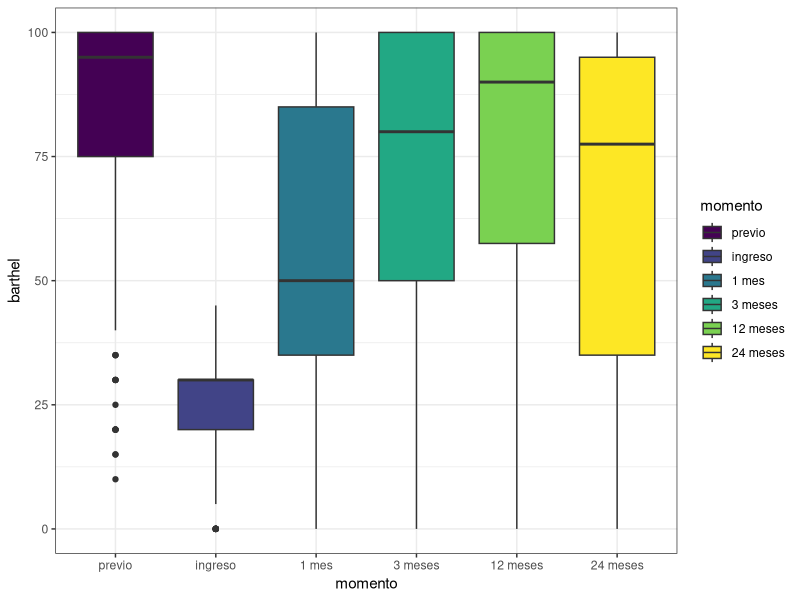
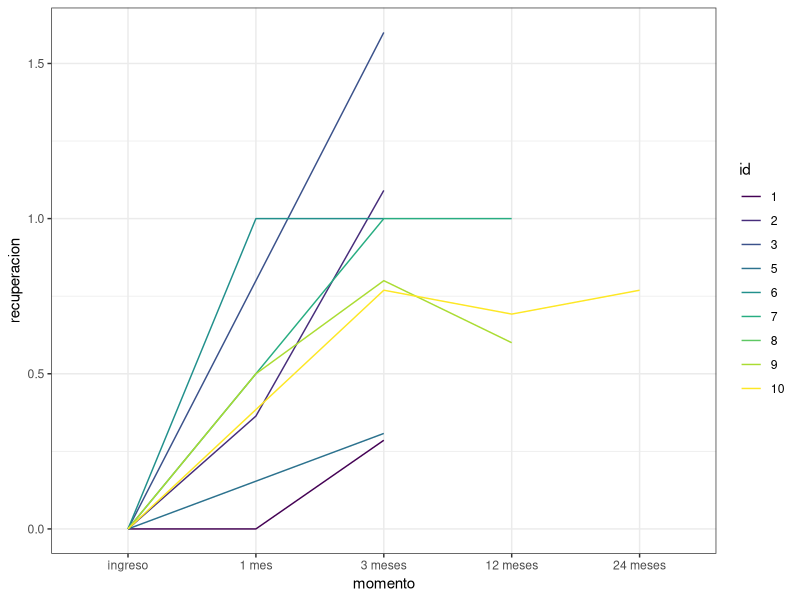
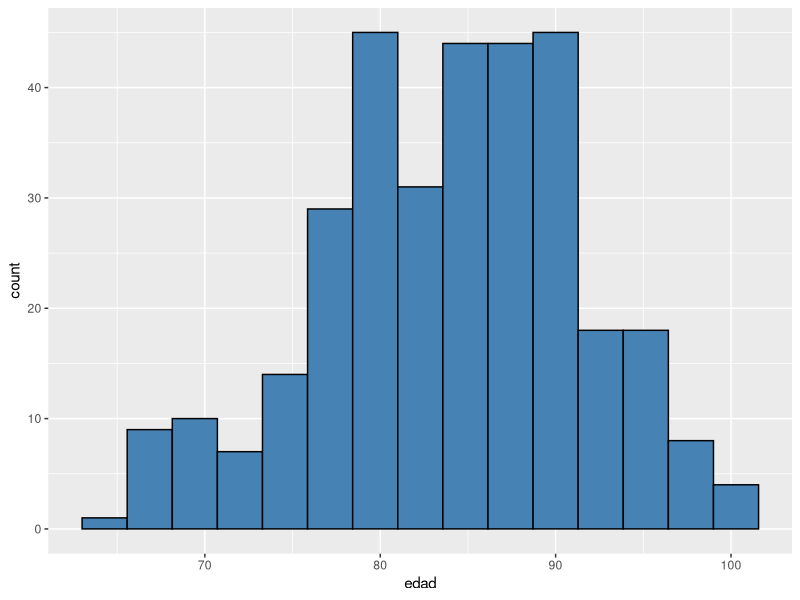

Source code (R) for these figures, in order:
## ---- chunk 1
knitr::opts_chunk$set(echo = F)
library(readxl)
library(tidyverse)
library(rstatix)# para hacer ANOVA RM
library(GGally)
library(lme4)
library(lmerTest) #para incluir los p valores
library(kableExtra)
## ---- chunk 2
data <- read_xlsx('recuperacion_funcional.xlsx') %>% filter(id!=53)
## ---- chunk 3
data <- data %>% 
   mutate(momento = factor(momento,
                           levels=c('previo', 'ingreso', 
                                   '1 mes', '3 meses', 
                                   '12 meses', '24 meses')))
## ---- chunk 4
data$momento %>% table() %>% t() %>%  kable() %>%
   kable_styling(latex_options = 'HOLD_position')
## ---- chunk 5
data %>% ggplot()+
   geom_boxplot(aes(x=momento, y=barthel, fill=momento))+
   theme(legend.position = 'none')+
   theme_bw()+scale_fill_viridis_d()
## ---- chunk 6
b_prev <- data %>% filter(momento=='previo') %>% 
   mutate(b_prev = barthel) %>% select(id,b_prev) %>% unique()
b_ini <- data %>% filter(momento=='ingreso') %>% 
   mutate(b_ini = barthel) %>% select(id,b_ini) %>% unique()
data <- data %>% left_join(b_prev, by='id')%>% left_join(b_ini, by='id')
## ---- chunk 7
data %>% filter(id%in%c(1:10), momento!='previo') %>% ggplot()+
   geom_line(aes(x=momento, y=recuperacion, group = factor(id),
                 color=factor(id)))+
   labs(color='id')+
   theme_bw()+
   scale_color_viridis_d()
## ---- chunk 8
data_id <- data %>% 
  distinct(id, .keep_all = TRUE)

ggplot(data_id, aes(x = edad)) +
  geom_histogram(bins = 15, fill = "steelblue", color = "black") 


## ---- chunk 9
# ya se hizo antes, en datos sobre momentos para verificar como se creaba recuperacion
data <- data %>% filter(momento!='previo')
## ---- chunk 10
data = data %>%  
   mutate(momento2 = case_when(momento == "ingreso" ~ -1,
                              momento == "1 mes" ~ 0,
                              momento == "3 meses" ~ 2,
                              momento == "12 meses" ~ 11,
                              momento == "24 meses" ~ 23,
                              TRUE ~ NA_real_))



## ---- chunk 11
data <- data %>% 
   mutate(edad2 = edad - 60,
          tratamiento = as.factor(tratamiento),
          domicilio = as.factor(domicilio),
          sexo = as.factor(sexo),
          id = as.factor(id))


## ---- chunk 12


data |>
  group_by(momento2) |>
  summarise(r_barthel = cor(barthel,recuperacion,use = "complete.obs"))
            



## ---- chunk 13
mod0 <- lmer(recuperacion~ momento2 + (1|id), data = data)
summary(mod0)

mod1 <- lmer(recuperacion~ momento2 + (momento2|id), data = data)

anova(mod0,mod1)
## ---- chunk 14
#edad y sexo efectos fijos porque no cambian dentro del mismo id
mod0 = lmer(recuperacion ~ 1 + (momento2|id), data= data)
summary(mod0, ddf = "Kenward-Roger")
mod0 = lmer(recuperacion ~ sexo + edad2 + domicilio + (momento2|id), data= data)
summary(mod0, ddf = "Kenward-Roger")
## ---- chunk 15
mod1= lmer(recuperacion ~ edad2 + tratamiento + (momento2|id),data= data)
summary(mod1, ddf = "Kenward-Roger")
## ---- chunk 16
mod2= lmer(recuperacion ~ barthel + edad +  tratamiento+ (momento2|id),data= data)
summary(mod2, ddf = "Kenward-Roger")
## ---- chunk 17
mod3 <- lmer(recuperacion ~ barthel + momento2 + tratamiento +
                            momento2:tratamiento +
                            edad + (momento2 | id),
             data = data)
summary(mod3, ddf = "Kenward-Roger")
## ---- chunk 18
#peeero:

#MODELO FINAL)?
mod4= lmer(recuperacion ~ barthel*momento2  + edad + (1|id),data= data)
summary(mod4, ddf = "Kenward-Roger")

#si se detecta que la relación entre el barthel y la recuperación cambia con el tiempo


#PROBLEMA: HAY MUCHOS BOUNDARY, NO SE VAN CON NADA :(
